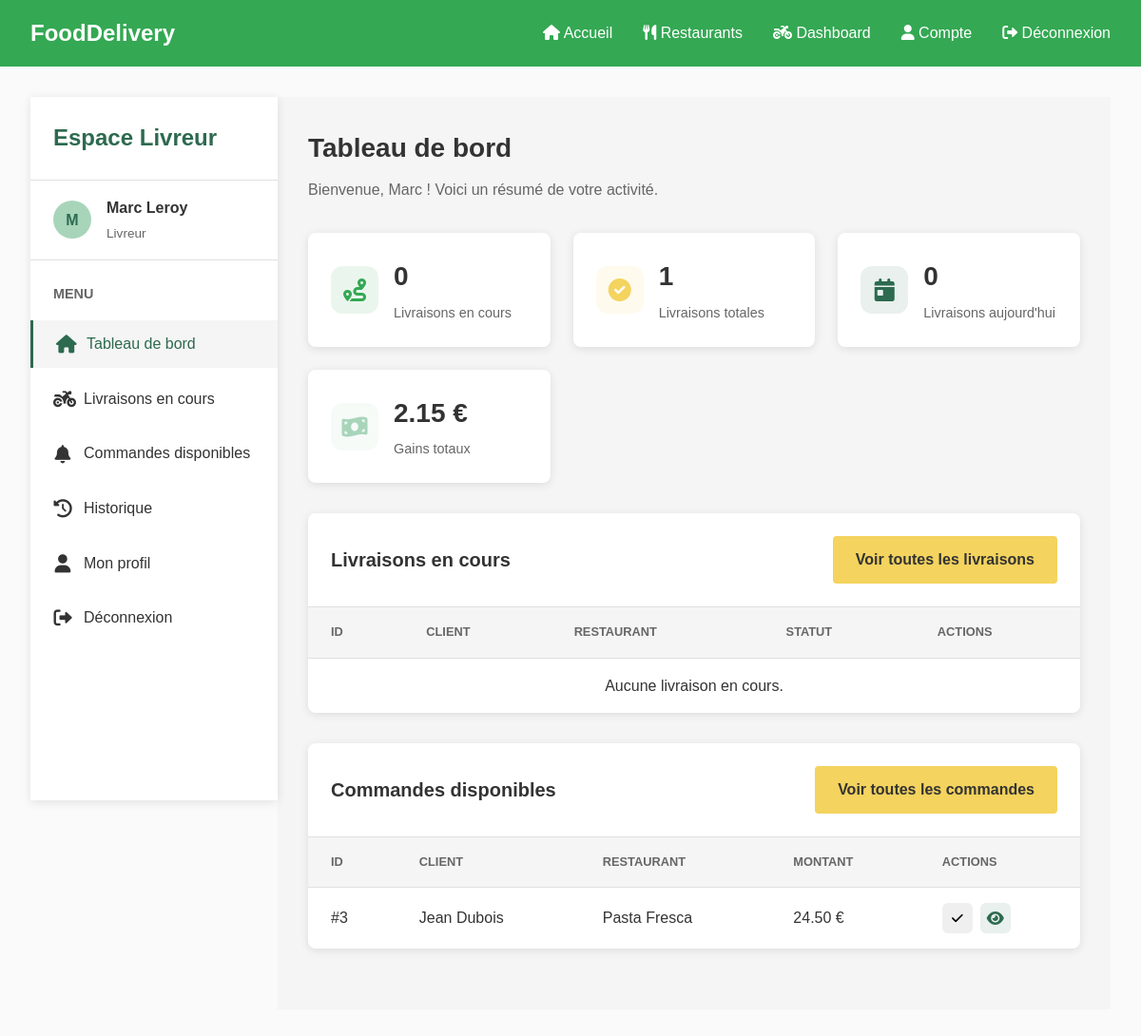
The app's page /pages/livreur/dashboard.php (signed in) with its own data.
### tables this page shows
CREATE TABLE Livreur (
    id_livreur INT AUTO_INCREMENT PRIMARY KEY,
    nom_l VARCHAR(50) NOT NULL,
    prenom_l VARCHAR(50) NOT NULL,
    email VARCHAR(100) NOT NULL UNIQUE,
    telephone VARCHAR(20) NOT NULL,
    mot_de_passe VARCHAR(255) NOT NULL,
    vehicule ENUM('scooter', 'velo', 'voiture') DEFAULT 'scooter',
    date_inscription DATETIME DEFAULT CURRENT_TIMESTAMP
);

CREATE TABLE Commande (
    id_commande INT AUTO_INCREMENT PRIMARY KEY,
    id_client INT NOT NULL,
    id_livreur INT,
    statut ENUM('en attente', 'confirmé', 'en préparation', 'en livraison', 'livré', 'annulé') DEFAULT 'en attente',
    date DATETIME DEFAULT CURRENT_TIMESTAMP,
    FOREIGN KEY (id_client) REFERENCES Client(id_client) ON DELETE CASCADE,
    FOREIGN KEY (id_livreur) REFERENCES Livreur(id_livreur) ON DELETE SET NULL
);

CREATE TABLE Client (
    id_client INT AUTO_INCREMENT PRIMARY KEY,
    nom_c VARCHAR(50) NOT NULL,
    prenom_c VARCHAR(50) NOT NULL,
    adresse_c TEXT NOT NULL,
    email VARCHAR(100) NOT NULL UNIQUE,
    mot_de_passe VARCHAR(255) NOT NULL,
    date_inscription DATETIME DEFAULT CURRENT_TIMESTAMP
);

### pages/livreur/dashboard.php (the view, shortened to what this page needs)
<?php
include_once '../../includes/header.php';
$livreurId = $_SESSION['user_id'];
function getLivreurInfo($livreurId) {
    try {
        $conn = getDbConnection();
        $stmt = $conn->prepare("SELECT * FROM Livreur WHERE id_livreur = :id");
        $stmt->bindParam(':id', $livreurId);
        $stmt->execute();
        return $stmt->fetch(PDO::FETCH_ASSOC);
    } catch (PDOException $e) {
        return null;
    }
}
function getCurrentDeliveries($livreurId) {
    try {
        $conn = getDbConnection();
        $stmt = $conn->prepare("SELECT c.*, cl.nom_c, cl.prenom_c, cl.adresse_c, r.nom_r, r.adresse_r, p.montant
                               FROM Commande c
                               JOIN Client cl ON c.id_client = cl.id_client
                               JOIN Paiement p ON c.id_commande = p.id_commande
                               JOIN Contient co ON c.id_commande = co.id_commande
                               JOIN Produit pr ON co.id_produit = pr.id_produit
                               JOIN Restaurant r ON pr.id_restaurant = r.id_restaurant
                               WHERE c.id_livreur = :livreurId
                               AND c.statut IN ('confirmé', 'en préparation', 'en livraison')
                               GROUP BY c.id_commande
                               ORDER BY c.date DESC");
        $stmt->bindParam(':livreurId', $livreurId);
        $stmt->execute();
        return $stmt->fetchAll(PDO::FETCH_ASSOC);
    } catch (PDOException $e) {
        return [];
    }
}
function countTotalDeliveries($livreurId) {
    try {
        $conn = getDbConnection();
        $stmt = $conn->prepare("SELECT COUNT(*) as total FROM Commande WHERE id_livreur = :livreurId");
        $stmt->bindParam(':livreurId', $livreurId);
        $stmt->execute();
        $result = $stmt->fetch(PDO::FETCH_ASSOC);
        return $result['total'];
    } catch (PDOException $e) {
        return 0;
    }
}
function countTodayDeliveries($livreurId) {
    try {
        $conn = getDbConnection();
        $today = date('Y-m-d');
        $stmt = $conn->prepare("SELECT COUNT(*) as total FROM Commande
                               WHERE id_livreur = :livreurId
                               AND DATE(date) = :today");
        $stmt->bindParam(':livreurId', $livreurId);
        $stmt->bindParam(':today', $today);
        $stmt->execute();
        $result = $stmt->fetch(PDO::FETCH_ASSOC);
        return $result['total'];
    } catch (PDOException $e) {
        return 0;
    }
}
function calculateTotalEarnings($livreurId) {
    try {
        $conn = getDbConnection();
        $stmt = $conn->prepare("SELECT SUM(p.montant * 0.1) as total
                               FROM Paiement p
                               JOIN Commande c ON p.id_commande = c.id_commande
                               WHERE c.id_livreur = :livreurId
                               AND c.statut = 'livré'");
        $stmt->bindParam(':livreurId', $livreurId);
        $stmt->execute();
        $result = $stmt->fetch(PDO::FETCH_ASSOC);
        return $result['total'] ? $result['total'] : 0;
    } catch (PDOException $e) {
        return 0;
    }
}
function getAvailableOrders() {
    try {
        $conn = getDbConnection();
        $stmt = $conn->prepare("SELECT c.*, cl.nom_c, cl.prenom_c, cl.adresse_c, r.nom_r, r.adresse_r, p.montant
                               FROM Commande c
                               JOIN Client cl ON c.id_client = cl.id_client
                               JOIN Paiement p ON c.id_commande = p.id_commande
                               JOIN Contient co ON c.id_commande = co.id_commande
                               JOIN Produit pr ON co.id_produit = pr.id_produit
                               JOIN Restaurant r ON pr.id_restaurant = r.id_restaurant
                               WHERE c.id_livreur IS NULL
                               AND c.statut = 'confirmé'
                               GROUP BY c.id_commande
                               ORDER BY c.date DESC");
        $stmt->execute();
        return $stmt->fetchAll(PDO::FETCH_ASSOC);
    } catch (PDOException $e) {
        return [];
    }
}
$livreur = getLivreurInfo($livreurId);
$currentDeliveries = getCurrentDeliveries($livreurId);
$availableOrders = getAvailableOrders();
$totalDeliveries = countTotalDeliveries($livreurId);
$todayDeliveries = countTodayDeliveries($livreurId);
$totalEarnings = calculateTotalEarnings($livreurId);
?>
<div class="dashboard-container">
    <div class="dashboard-sidebar">
        <div class="sidebar-header">
            <h2>Espace Livreur</h2>
        </div>
        <div class="sidebar-user">
            <div class="user-avatar">
                <?php echo strtoupper(substr($livreur['prenom_l'], 0, 1)); ?>
            </div>
            <div class="user-info">
                <div class="user-name"><?php echo htmlspecialchars($livreur['prenom_l'] . ' ' . $livreur['nom_l']); ?></div>
                <div class="user-role">Livreur</div>
            </div>
        </div>
        <div class="sidebar-menu">
            <h3>Menu</h3>
            <ul class="menu-items">
                <li>
                    <a href="#dashboard" class="active">
                        <i class="fas fa-home"></i>
                        <span>Tableau de bord</span>
                    </a>
                </li>
                <li>
                    <a href="#current-deliveries">
                        <i class="fas fa-motorcycle"></i>
                        <span>Livraisons en cours</span>
                    </a>
                </li>
                <li>
                    <a href="#available-orders">
                        <i class="fas fa-bell"></i>
                        <span>Commandes disponibles</span>
                    </a>
                </li>
                <li>
                    <a href="#delivery-history">
                        <i class="fas fa-history"></i>
                        <span>Historique</span>
                    </a>
                </li>
                <li>
                    <a href="#profile">
                        <i class="fas fa-user"></i>
                        <span>Mon profil</span>
                    </a>
                </li>
                <li>
                    <a href="/pages/auth/logout.php">
                        <i class="fas fa-sign-out-alt"></i>
                        <span>Déconnexion</span>
                    </a>
                </li>
            </ul>
        </div>
    </div>
    <div class="dashboard-content">
        <section id="dashboard">
            <div class="content-header">
                <h1>Tableau de bord</h1>
                <p>Bienvenue, <?php echo htmlspecialchars($livreur['prenom_l']); ?> ! Voici un résumé de votre activité.</p>
            </div>
            <div class="info-cards">
                <div class="info-card">
                    <div class="info-card-icon primary">
                        <i class="fas fa-route"></i>
                    </div>
                    <div class="info-card-content">
                        <div class="info-card-value"><?php echo count($currentDeliveries); ?></div>
                        <div class="info-card-label">Livraisons en cours</div>
                    </div>
                </div>
                <div class="info-card">
                    <div class="info-card-icon secondary">
                        <i class="fas fa-check-circle"></i>
                    </div>
                    <div class="info-card-content">
                        <div class="info-card-value"><?php echo $totalDeliveries; ?></div>
                        <div class="info-card-label">Livraisons totales</div>
                    </div>
                </div>
                <div class="info-card">
                    <div class="info-card-icon accent">
                        <i class="fas fa-calendar-day"></i>
                    </div>
                    <div class="info-card-content">
                        <div class="info-card-value"><?php echo $todayDeliveries; ?></div>
                        <div class="info-card-label">Livraisons aujourd'hui</div>
                    </div>
                </div>
                <div class="info-card">
                    <div class="info-card-icon light">
                        <i class="fas fa-money-bill-wave"></i>
                    </div>
                    <div class="info-card-content">
                        <div class="info-card-value"><?php echo number_format($totalEarnings, 2); ?> €</div>
                        <div class="info-card-label">Gains totaux</div>
                    </div>
                </div>
            </div>
            <div class="data-table-container">
                <div class="data-table-header">
                    <h2>Livraisons en cours</h2>
                    <div class="data-table-actions">
                        <a href="#current-deliveries" class="btn btn-primary">Voir toutes les livraisons</a>
                    </div>
                </div>
                <table class="data-table">
                    <thead>
                        <tr>
                            <th>ID</th>
                            <th>Client</th>
                            <th>Restaurant</th>
                            <th>Statut</th>
                            <th>Actions</th>
                        </tr>
                    </thead>
                    <tbody>
                        <?php if (count($currentDeliveries) === 0): ?>
                        <tr>
                            <td colspan="5" style="text-align: center;">Aucune livraison en cours.</td>
                        </tr>
                        <?php endif; ?>
                    </tbody>
                </table>
            </div>
            <div class="data-table-container">
                <div class="data-table-header">
                    <h2>Commandes disponibles</h2>
                    <div class="data-table-actions">
                        <a href="#available-orders" class="btn btn-primary">Voir toutes les commandes</a>
                    </div>
                </div>
                <table class="data-table">
                    <thead>
                        <tr>
                            <th>ID</th>
                            <th>Client</th>
                            <th>Restaurant</th>
                            <th>Montant</th>
                            <th>Actions</th>
                        </tr>
                    </thead>
                    <tbody>
                        <?php if (count($availableOrders) === 0): ?>
                        <tr>
                            <td colspan="5" style="text-align: center;">Aucune commande disponible pour livraison.</td>
                        </tr>
                        <?php else: ?>
                        <?php
                        $displayedOrders = array_slice($availableOrders, 0, 3);
                        foreach ($displayedOrders as $order):
                        ?>
                        <tr>
                            <td>#<?php echo $order['id_commande']; ?></td>
                            <td><?php echo htmlspecialchars($order['prenom_c'] . ' ' . $order['nom_c']); ?></td>
                            <td><?php echo htmlspecialchars($order['nom_r']); ?></td>
                            <td><?php echo number_format($order['montant'], 2); ?> €</td>
                            <td>
                                <div class="row-actions">
                                    <form method="POST" action="" class="accept-form">
                                        <button type="submit" name="accept_order" class="btn-icon primary">
                                            <i class="fas fa-check"></i>
                                        </button>
                                    </form>
                                    <a href="#order-<?php echo $order['id_commande']; ?>" class="btn-icon view order-details-btn">
                                        <i class="fas fa-eye"></i>
                                    </a>
                                </div>
                            </td>
                        </tr>
                        <?php endforeach; ?>
                        <?php endif; ?>
                    </tbody>
                </table>
            </div>
        </section>
    </div>
</div>
</body>
</html>

### assets/css/style.css (style rules this page uses)
:root { --vert-frais: #34A853; --vert-doux: #A8D5BA; --jaune-pastel: #F4D35E; --blanc-pur: #FAFAFA; --vert-fonce: #2D6A4F; }
* { margin: 0; padding: 0; box-sizing: border-box; font-family: 'Arial', sans-serif; }
body { background-color: var(--blanc-pur); color: #333; line-height: 1.6; }
a { text-decoration: none; color: inherit; }
ul { list-style: none; }
.btn { display: inline-block; padding: 0.75rem 1.5rem; background-color: var(--jaune-pastel); color: #333; border: none; border-radius: 4px; cursor: pointer; font-weight: bold; transition: all 0.3s ease; }
.btn-primary { background-color: var(--jaune-pastel); }

### pages/livreur/dashboard.php (style rules this page uses)
.accept-form { display: inline-block; }

### records on screen
livreur: prenom_l "M", prenom_l+nom_l "Marc Leroy", prenom_l "Marc"
commande: id_commande "3", id_client.nom_c "Jean Dubois", nom_r "Pasta Fresca", montant "24.50"

### other values on screen
count($currentDeliveries) "0"
$totalDeliveries "1"
$todayDeliveries "0"
$totalEarnings "2.15"
